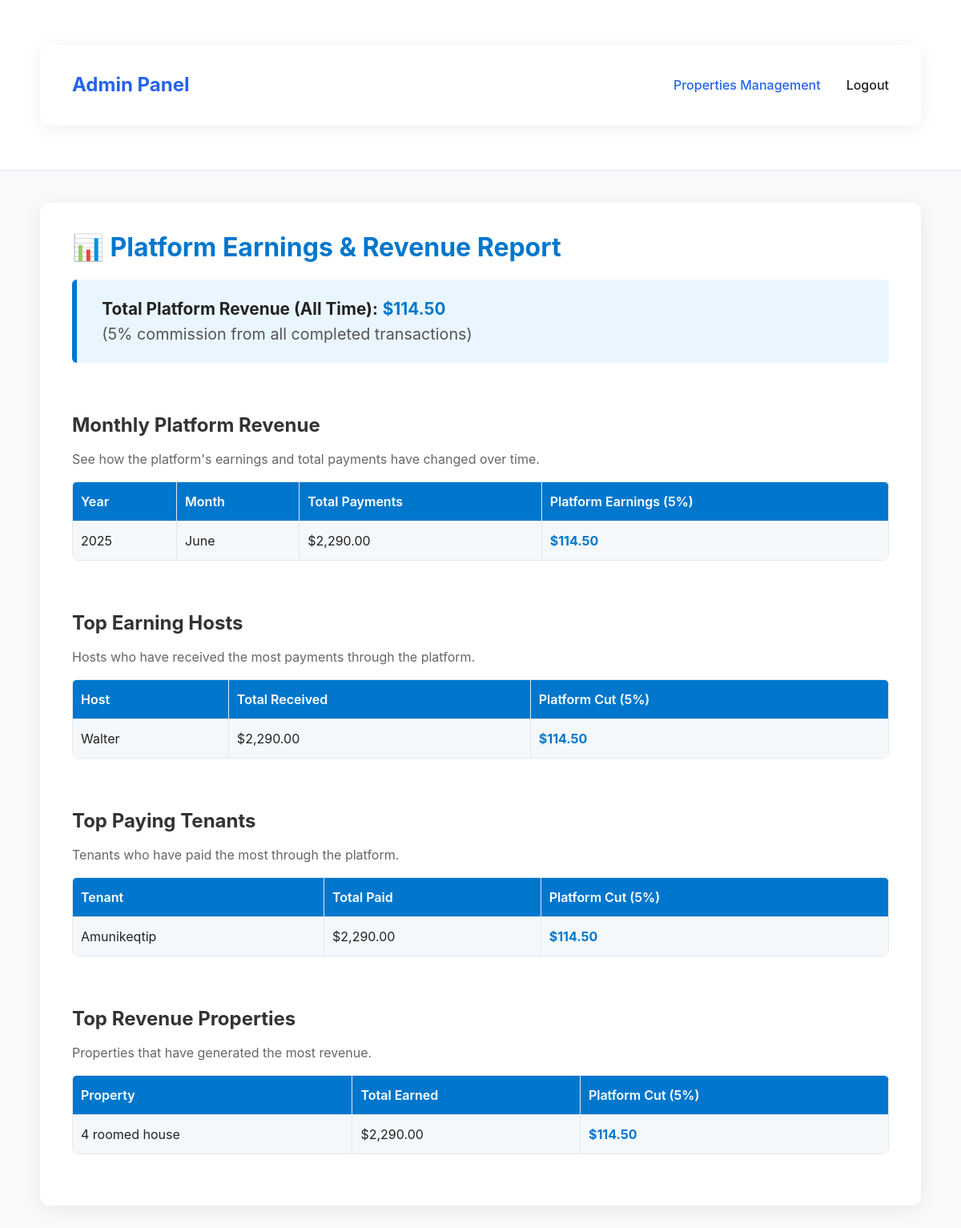
The page /earnings_reports.php on the database its author committed.
### tables this page shows
CREATE TABLE IF NOT EXISTS `users` (
  `id` int NOT NULL AUTO_INCREMENT,
  `first_name` varchar(50) NOT NULL,
  `last_name` varchar(50) NOT NULL,
  `email` varchar(100) NOT NULL,
  `country_code` varchar(5) NOT NULL,
  `phone` varchar(15) NOT NULL,
  `username` varchar(50) NOT NULL,
  `password_hash` varchar(255) NOT NULL,
  `agreed_to_terms` tinyint(1) DEFAULT '0',
  `created_at` timestamp NULL DEFAULT CURRENT_TIMESTAMP,
  PRIMARY KEY (`id`),
  UNIQUE KEY `email` (`email`),
  UNIQUE KEY `username` (`username`)
);

CREATE TABLE IF NOT EXISTS `listings` (
  `id` int NOT NULL AUTO_INCREMENT,
  `title` varchar(255) NOT NULL,
  `type` varchar(50) NOT NULL,
  `price` decimal(10,2) NOT NULL,
  `bedrooms` int NOT NULL,
  `bathrooms` int NOT NULL,
  `address` varchar(255) NOT NULL,
  `city` varchar(100) NOT NULL,
  `state` varchar(100) NOT NULL,
  `zip` varchar(20) NOT NULL,
  `country` varchar(100) NOT NULL,
  `description` text NOT NULL,
  `amenities` text,
  `rental_conditions` varchar(255) DEFAULT NULL,
  `created_at` timestamp NULL DEFAULT CURRENT_TIMESTAMP,
  `host_id` int DEFAULT NULL,
  PRIMARY KEY (`id`),
  KEY `fk_host` (`host_id`)
);

### earnings_reports.php (the view, shortened to what this page needs)
<?php
include 'db_connect.php';
$monthlyRevenue = [];
$sql = "SELECT YEAR(created_at) as year, MONTH(created_at) as month, SUM(amount) as total_amount, SUM(amount)*0.05 as platform_earnings
        FROM payment_records
        GROUP BY YEAR(created_at), MONTH(created_at)
        ORDER BY year DESC, month DESC";
$res = $conn->query($sql);
while ($row = $res->fetch_assoc()) {
    $monthlyRevenue[] = $row;
}
$topHosts = [];
$sql = "SELECT u.id, u.username, SUM(pr.amount) as total_received, SUM(pr.amount)*0.05 as platform_cut
        FROM payment_records pr
        JOIN users u ON pr.owner_id = u.id
        GROUP BY pr.owner_id
        ORDER BY total_received DESC
        LIMIT 5";
$res = $conn->query($sql);
while ($row = $res->fetch_assoc()) {
    $topHosts[] = $row;
}
$topTenants = [];
$sql = "SELECT u.id, u.username, SUM(pr.amount) as total_paid, SUM(pr.amount)*0.05 as platform_cut
        FROM payment_records pr
        JOIN users u ON pr.user_id = u.id
        GROUP BY pr.user_id
        ORDER BY total_paid DESC
        LIMIT 5";
$res = $conn->query($sql);
while ($row = $res->fetch_assoc()) {
    $topTenants[] = $row;
}
$topProperties = [];
$sql = "SELECT l.id, l.title, SUM(pr.amount) as total_earned, SUM(pr.amount)*0.05 as platform_cut
        FROM payment_records pr
        JOIN listings l ON pr.listing_id = l.id
        GROUP BY pr.listing_id
        ORDER BY total_earned DESC
        LIMIT 5";
$res = $conn->query($sql);
while ($row = $res->fetch_assoc()) {
    $topProperties[] = $row;
}
$sql = "SELECT SUM(amount)*0.05 as total_platform_revenue FROM payment_records";
$res = $conn->query($sql);
$platformTotal = $res->fetch_assoc();
function monthName($month) {
    return date('F', mktime(0,0,0,$month,1));
}
?>
<!DOCTYPE html>
<html lang="en">
<head>
    <link rel="stylesheet" href="style.css">
</head>
<body>
     <div class="flex flex-col min-h-screen">
    <header class="site-header">
      <div class="container">
        <div class="header-inner">
          <div class="logo">
            <a href="admin_dashboard.php">
              <span class="logo-text">Admin Panel</span>
            </a>
          </div>
          <nav class="desktop-nav">
            <a href="properties_management.php" class="nav-link active">Properties Management</a>
            <a href="logout.php" class="nav-link">Logout</a>
          </nav>
        </div>
      </div>
    </header>
<div class="container">
<h1>📊 Platform Earnings & Revenue Report</h1>
<div class="summary">
    <b>Total Platform Revenue (All Time):</b> <span class="highlight">$<?= number_format($platformTotal['total_platform_revenue'], 2) ?></span><br>
    <span style="font-size:0.95em; color:#555;">(5% commission from all completed transactions)</span>
</div>
<h2>Monthly Platform Revenue</h2>
<div class="section-desc">See how the platform's earnings and total payments have changed over time.</div>
<table>
    <tr><th>Year</th><th>Month</th><th>Total Payments</th><th>Platform Earnings (5%)</th></tr>
    <?php foreach ($monthlyRevenue as $row): ?>
        <tr>
            <td><?= $row['year'] ?></td>
            <td><?= monthName($row['month']) ?></td>
            <td>$<?= number_format($row['total_amount'], 2) ?></td>
            <td class="highlight">$<?= number_format($row['platform_earnings'], 2) ?></td>
        </tr>
    <?php endforeach; ?>
</table>
<h2>Top Earning Hosts</h2>
<div class="section-desc">Hosts who have received the most payments through the platform.</div>
<table>
    <tr><th>Host</th><th>Total Received</th><th>Platform Cut (5%)</th></tr>
    <?php foreach ($topHosts as $row): ?>
        <tr>
            <td><?= htmlspecialchars($row['username']) ?></td>
            <td>$<?= number_format($row['total_received'], 2) ?></td>
            <td class="highlight">$<?= number_format($row['platform_cut'], 2) ?></td>
        </tr>
    <?php endforeach; ?>
</table>
<h2>Top Paying Tenants</h2>
<div class="section-desc">Tenants who have paid the most through the platform.</div>
<table>
    <tr><th>Tenant</th><th>Total Paid</th><th>Platform Cut (5%)</th></tr>
    <?php foreach ($topTenants as $row): ?>
        <tr>
            <td><?= htmlspecialchars($row['username']) ?></td>
            <td>$<?= number_format($row['total_paid'], 2) ?></td>
            <td class="highlight">$<?= number_format($row['platform_cut'], 2) ?></td>
        </tr>
    <?php endforeach; ?>
</table>
<h2>Top Revenue Properties</h2>
<div class="section-desc">Properties that have generated the most revenue.</div>
<table>
    <tr><th>Property</th><th>Total Earned</th><th>Platform Cut (5%)</th></tr>
    <?php foreach ($topProperties as $row): ?>
        <tr>
            <td><?= htmlspecialchars($row['title']) ?></td>
            <td>$<?= number_format($row['total_earned'], 2) ?></td>
            <td class="highlight">$<?= number_format($row['platform_cut'], 2) ?></td>
        </tr>
    <?php endforeach; ?>
</table>
</div>
</body>
</html>

### style.css (style rules this page uses)
:root { --background: 0 0% 100%; --foreground: 222.2 84% 4.9%; --primary: #2563eb; --primary-hover: #1d4ed8; --secondary: #f1f5f9; --accent: #3b82f6; --dark: #0f172a; --border: #e2e8f0; --input: #e2e8f0; --radius: 0.5rem; --card: white; --card-foreground: #222; --muted: #f1f5f9; --muted-foreground: #64748b; }
* { margin: 0; padding: 0; box-sizing: border-box; }
body { font-family: 'Inter', sans-serif; line-height: 1.5; color: #333; background-color: #fff; }
.container { width: 100%; max-width: 1200px; margin-left: auto; margin-right: auto; padding-left: 1rem; padding-right: 1rem; }
a { color: inherit; text-decoration: none; }
.site-header { position: sticky; top: 0; left: 0; right: 0; z-index: 50; background-color: white; border-bottom: 1px solid var(--border); padding: 1rem 0; }
.header-inner { display: flex; align-items: center; justify-content: space-between; }
.logo { font-size: 1.5rem; font-weight: 700; color: var(--primary); }
.desktop-nav { display: none; }
.desktop-nav a { margin-left: 2rem; font-weight: 500; transition: color 0.2s; }
.desktop-nav a:hover, .desktop-nav a.active { color: var(--primary); }
@media (min-width: 768px) { .desktop-nav { display: flex; } }
:root { --background: 0 0% 100%; --foreground: 222.2 84% 4.9%; --primary: #2563eb; --primary-hover: #1d4ed8; --secondary: #f1f5f9; --accent: #3b82f6; --dark: #0f172a; --border: #e2e8f0; --input: #e2e8f0; --radius: 0.5rem; --card: white; --card-foreground: #222; --muted: #f1f5f9; --muted-foreground: #64748b; --gray-100: #F3F4F6; --gray-200: #E5E7EB; --gray-300: #D1D5DB; --gray-500: #6B7280; --gray-700: #374151; --green-100: #DCFCE7; --green-500: #22C55E; --green-600: #16A34A; --green-800: #166534; --yellow-100: #FEF9C3; --yellow-800: #854D0E; --red-100: #FEE2E2; --red-500: #EF4444; --red-600: #DC2626; --red-800: #991B1B; }
body { font-family: 'Inter', sans-serif; line-height: 1.5; color: #333; background-color: #f8fafc; }
.container { max-width: 1200px; margin: 0 auto; }
.flex { display: flex; }
.flex-col { flex-direction: column; }
.min-h-screen { min-height: 100vh; }

### earnings_reports.php (style rules this page uses)
body { font-family: 'Inter', Arial, sans-serif; background: #f7f9fb; color: #222; margin: 0; padding: 0; }
.container { max-width: 1100px; margin: 40px auto; background: #fff; border-radius: 12px; box-shadow: 0 4px 24px #0001; padding: 32px 40px; }
h1 { color: #0077cc; margin-bottom: 0.5em; }
h2 { color: #333; margin-top: 2.5em; margin-bottom: 0.5em; }
.summary { font-size: 1.3em; margin-bottom: 2em; background: #eaf6ff; border-left: 6px solid #0077cc; padding: 1em 1.5em; border-radius: 6px; }
table { border-collapse: collapse; width: 100%; margin-bottom: 2em; background: #fafcff; border-radius: 8px; overflow: hidden; }
th, td { border: 1px solid #e3e8ee; padding: 12px 10px; text-align: left; }
th { background: #0077cc; color: #fff; font-weight: 600; }
tr:nth-child(even) { background: #f4f8fb; }
.highlight { color: #0077cc; font-weight: bold; }
.section-desc { color: #666; font-size: 1em; margin-bottom: 1em; }

### rows shown on the page
users: username "Walter", total_received "2,290.00", platform_cut "114.50"
users: username "Amunikeqtip", total_paid "2,290.00", platform_cut "114.50"
listings: title "4 roomed house", total_earned "2,290.00", platform_cut "114.50"

### other values the page prints
$platformTotal['total_platform_revenue'] "114.50"
$row['year'] "2025"
monthName($row['month']) "June"
$row['total_amount'] "2,290.00"
$row['platform_earnings'] "114.50"
